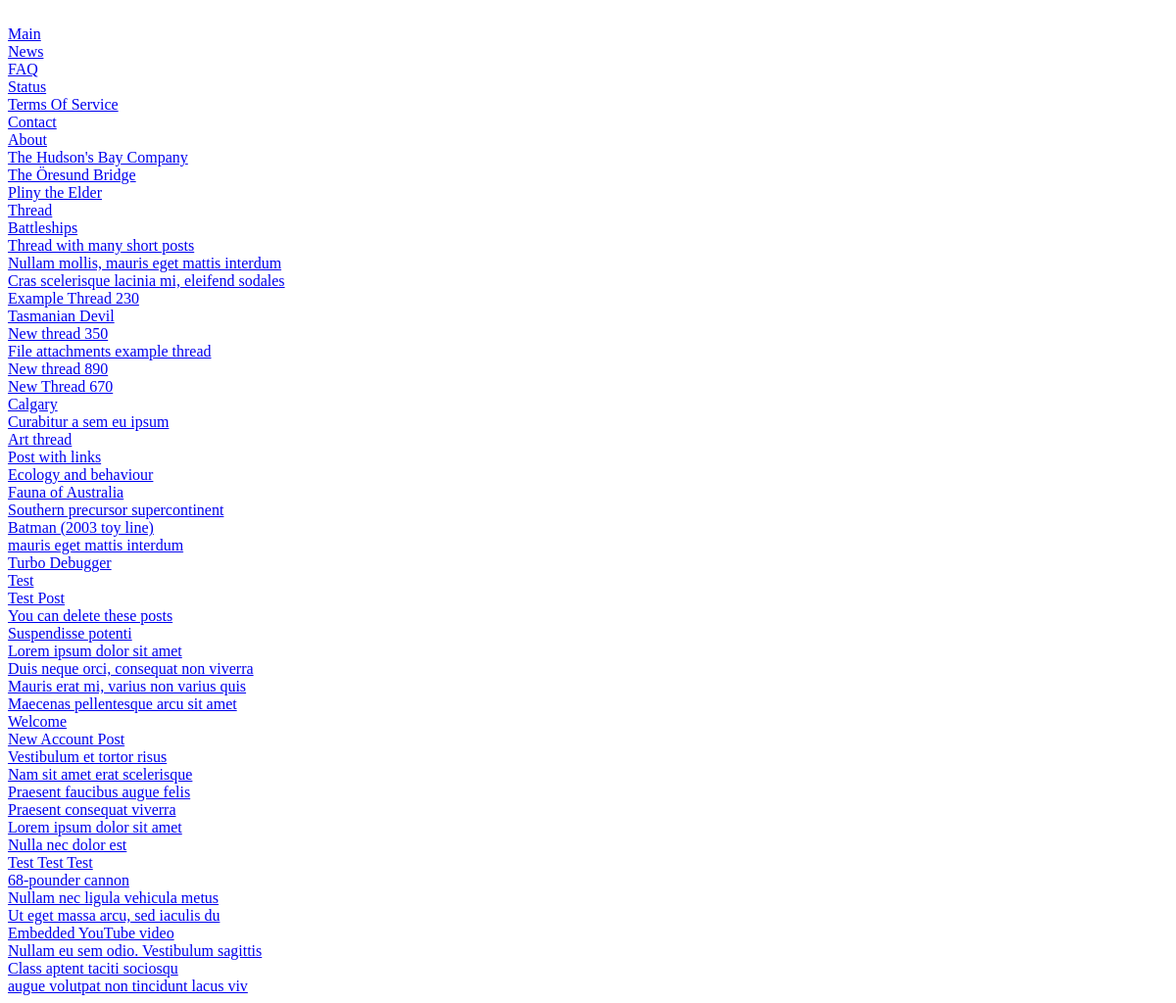
The app's page /fullindex.php, older data.
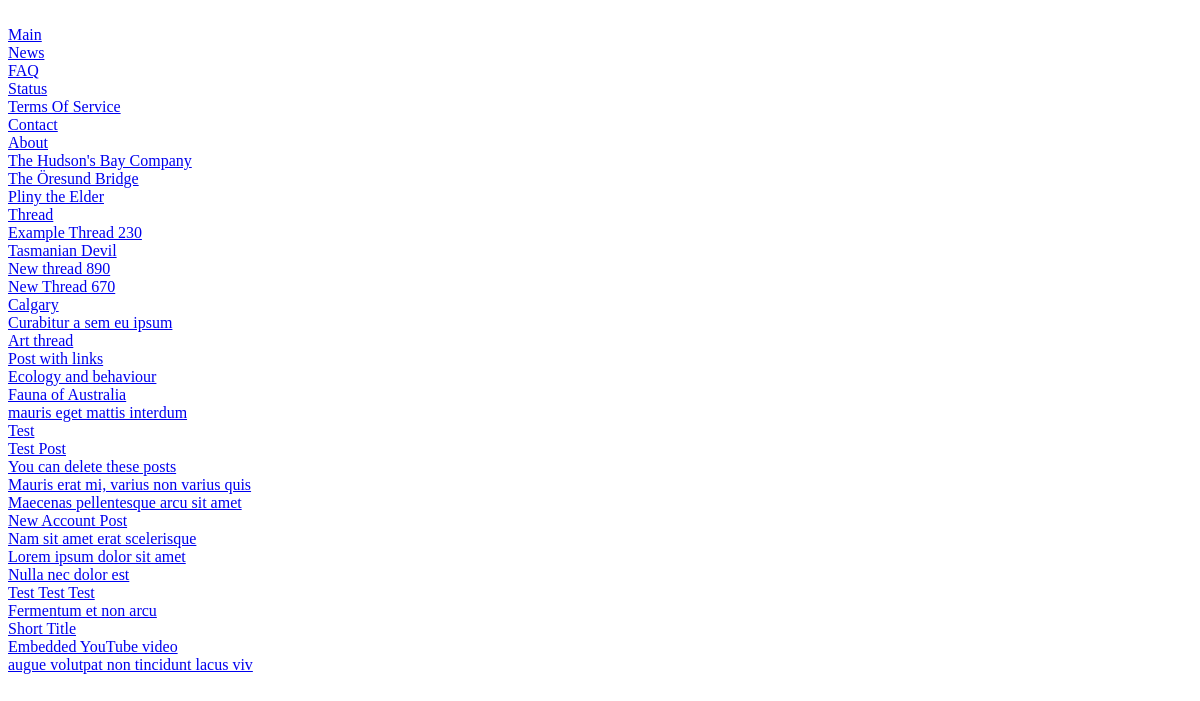
The same page, newer data.
### tables this page shows
CREATE TABLE IF NOT EXISTS `thread` (
  `thread_id` int(11) NOT NULL AUTO_INCREMENT,
  `author_id` int(11) DEFAULT NULL,
  `author_name` varchar(12) NOT NULL,
  `type` tinyint(3) unsigned NOT NULL DEFAULT '0',
  `state` int(10) unsigned NOT NULL DEFAULT '0',
  `block_allow_list` mediumtext,
  `forum_id` tinyint(3) unsigned NOT NULL DEFAULT '0',
  `title` varchar(255) DEFAULT NULL,
  `tstamp` timestamp NOT NULL DEFAULT CURRENT_TIMESTAMP ON UPDATE CURRENT_TIMESTAMP,
  `creation_time` datetime NOT NULL,
  `no_auto_close` tinyint(1) NOT NULL DEFAULT '0',
  `last_post_id_num` int(10) unsigned DEFAULT NULL,
  `num_posts` int(11) NOT NULL DEFAULT '0',
  `last_post` int(10) unsigned NOT NULL,
  `needs_approval` tinyint(1) NOT NULL DEFAULT '0',
  PRIMARY KEY (`thread_id`)
);

### config.php (called while the page is built, shortened)
<?php
$settings = new StdClass;
$settings->server = "localhost";
$settings->database = "name of database";
$settings->user = "database username";
$settings->pass = "database password";
$settings->total_forums = 9;
?>

### common.php (called while the page is built, shortened)
<?php
include('database.php');
$_db = new database( $settings->server, $settings->user, $settings->pass, $settings->database,'' );
function perform_query($query,$type){
	global $_db;
    $_db->setQuery( $query );
    $cur = $_db->query();
	if ($type == SELECT) {
		$row = NULL;
		$_db->loadObject( $row );
		return $row;
	} else if ($type == INSERT) {
		return $_db->insertid();
	} else {
		return $cur;
	}
}
?>

### database.php (called while the page is built, shortened)
<?php
class database {
	var $_sql='';
	var $_table_prefix='';
	var $_resource='';
	function database( $host='localhost', $user, $pass, $db, $table_prefix ) {
 	($this->_resource = @mysql_connect( $host, $user, $pass )) or die( 'FATAL ERROR: Connection to database server failed. ( '.$host.',' . $user . ')' );
		$this->_table_prefix = $table_prefix;
	}
	function setQuery( $sql, $prefix='#__' ) {
	    $sql = trim( $sql );
		$inQuote = false;
		$n = strlen( $sql );
		$np = strlen( $prefix );
		$literal = '';
		for ($j=0; $j < $n; $j++ ) {
			$c = $sql{$j};
			$test = substr( $sql, $j, $np );
			if ($test == $prefix && !$inQuote) {
			    $literal .= $this->_table_prefix;
			    $j += $np-1;
			} else {
				$literal .= $c;
			}
		}
		$this->_sql = $literal;
	}
	function query() {
		$this->_cursor = mysql_query( $this->_sql, $this->_resource );
		return $this->_cursor;
	}
	function loadObject( &$object ) {
		if ($object != null) {
			if (!($cur = $this->query())) {
				return false;
			}
			if ($array = mysql_fetch_assoc( $cur )) {
				mysql_free_result( $cur );
				mosBindArrayToObject( $array, $object, null, null, false );
				return true;
			} else {
				return false;
			}
		} else {
			if ($cur = $this->query()) {
				if ($object = mysql_fetch_object( $cur )) {
					return true;
				} else {
					$object = null;
					return false;
				}
			} else {
				return false;
			}
		}
	}
}
?>

### omegabb.php (the view, shortened to what this page needs)
<?php
include_once('config.php');
include_once('common.php');
function ForumIndex($page) {
    global $settings;
    $row = perform_query("SELECT * FROM thread ORDER BY thread_id LIMIT 1",SELECT);
    $lowest = $row->thread_id - 1 + ($page * 200);
    $highest = $row->thread_id - 1 + (($page+1) * 200);
	$forum_lower_range = 11 - $settings->total_forums;
    $my_query = "select * from thread where thread_id > $lowest and thread_id < $highest+1 and state != 2 and forum_id != 12 and forum_id != 13 and forum_id > $forum_lower_range order by thread_id limit 200";
	$cur = perform_query($my_query,MULTISELECT);
	while ($row = mysql_fetch_array( $cur )) {
	   $page_num = 0;
	   for ($i = 0; $i < $row["num_posts"]; $i += $settings->posts_per_page) {
	      if ($page_num > 0) {
		     $extra = "&page=" . ($page_num+1);
			 $extra2 = " -- Page ". ($page_num+1);
		  } else {
		     $extra = "";
		     $extra2 = "";
		  }
		  $stuff .=  "<br>\n<a href='thread.php?id=" . $row["thread_id"] . $extra ."'>" . $row['title'] . $extra2 . "</a> ";
		  $page_num++;
	   }
	}
	return $stuff;
}
function ArticlesIndex($page) {
    global $settings;
    $row = perform_query("SELECT * FROM thread where forum_id = 13 ORDER BY thread_id LIMIT 1",SELECT);
    $lowest = $row->thread_id - 1 + ($page * 200);
    $highest = $row->thread_id - 1 + (($page+1) * 200);
    $my_query = "select * from thread where thread_id > $lowest and thread_id < $highest+1 and state != 2 and forum_id = 13 order by thread_id limit 200";
	$cur = perform_query($my_query,MULTISELECT);
	while ($row = mysql_fetch_array( $cur )) {
	   $page_num = 0;
	   for ($i = 0; $i < $row["num_posts"]; $i += $settings->posts_per_page) {
	      if ($page_num > 0) {
		     $extra = "&page=" . ($page_num+1);
			 $extra2 = " -- Page ". ($page_num+1);
		  } else {
		     $extra = "";
		     $extra2 = "";
		  }
		  $stuff .=  "<br>\n<a href='thread.php?id=" . $row["thread_id"] . $extra ."'>" . $row['title'] . $extra2 . "</a> ";
		  $page_num++;
	   }
	}
	return $stuff;
}
?>

Row changes from the older to the newer data that the page shows:
no longer on this page (row edited): thread: title "Battleships"
no longer on this page (row edited): thread: title "Thread with many short posts"
no longer on this page (row edited): thread: title "Nullam mollis, mauris eget mattis interdum"
no longer on this page (row edited): thread: title "Cras scelerisque lacinia mi, eleifend sodales"
no longer on this page (row edited): thread: title "New thread 350"
no longer on this page (row edited): thread: title "File attachments example thread"
no longer on this page (row edited): thread: title "Southern precursor supercontinent"
no longer on this page (row edited): thread: title "Batman (2003 toy line)"
no longer on this page (row edited): thread: title "Turbo Debugger"
no longer on this page (row edited): thread: title "Suspendisse potenti"
no longer on this page (row edited): thread: title "Lorem ipsum dolor sit amet"
no longer on this page (row edited): thread: title "Duis neque orci, consequat non viverra"
no longer on this page (row edited): thread: title "Welcome"
no longer on this page (row edited): thread: title "Vestibulum et tortor risus"
no longer on this page (row edited): thread: title "Praesent faucibus augue felis"
no longer on this page (row edited): thread: title "Praesent consequat viverra"
no longer on this page (row edited): thread: title "68-pounder cannon"
no longer on this page (row edited): thread: title "Nullam nec ligula vehicula metus"
no longer on this page (row edited): thread: title "Ut eget massa arcu, sed iaculis du"
no longer on this page (row edited): thread: title "Nullam eu sem odio. Vestibulum sagittis"
no longer on this page (row edited): thread: title "Class aptent taciti sociosqu"
now on this page (row edited): thread: title "Fermentum et non arcu"
now on this page (row edited): thread: title "Short Title"
